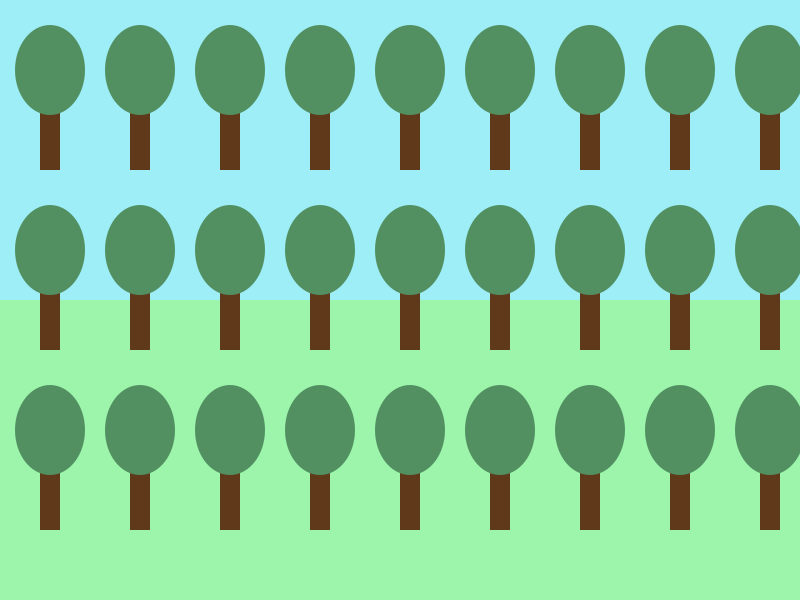
Frame 1 (no input)
Frame 60 (the mouse pressed at the canvas centre just before this capture): identical to frame 1, image omitted
Frame 120 (the mouse held since frame 60 and released just before this capture): identical to frame 1, image omitted

The Processing sketch that drew this single still picture (run headless with seeded random() and noise(); from frame 60 on, the mouse is pressed at the canvas centre):

// Processing sketch: DenseForestGeneratorNeted_pde
// ── DenseForestGeneratorNeted_pde.pde
color leafColour, trunkColour;

void setup()
{
  size(800, 600);
  noStroke();
  leafColour  = color(82, 144, 97);
  trunkColour = color(95, 57, 26);
}

void draw()
{
  background(157, 238, 247); 
  fill(156, 245, 170);        
  rect(0, height/2, width, height/2);

  for (float xPos = 40; xPos < width; xPos = xPos + 90)
  {
   for( float ypos=100 ; ypos< height ; ypos = ypos+180){
    drawTree(xPos, ypos);
  }
  }
}

void drawTree(float treeX, float treeY)
{
  fill(trunkColour);
  rect(treeX, treeY, 20, 70);
  fill(leafColour);
  ellipse(treeX + 10, treeY - 30, 70, 90);
}
